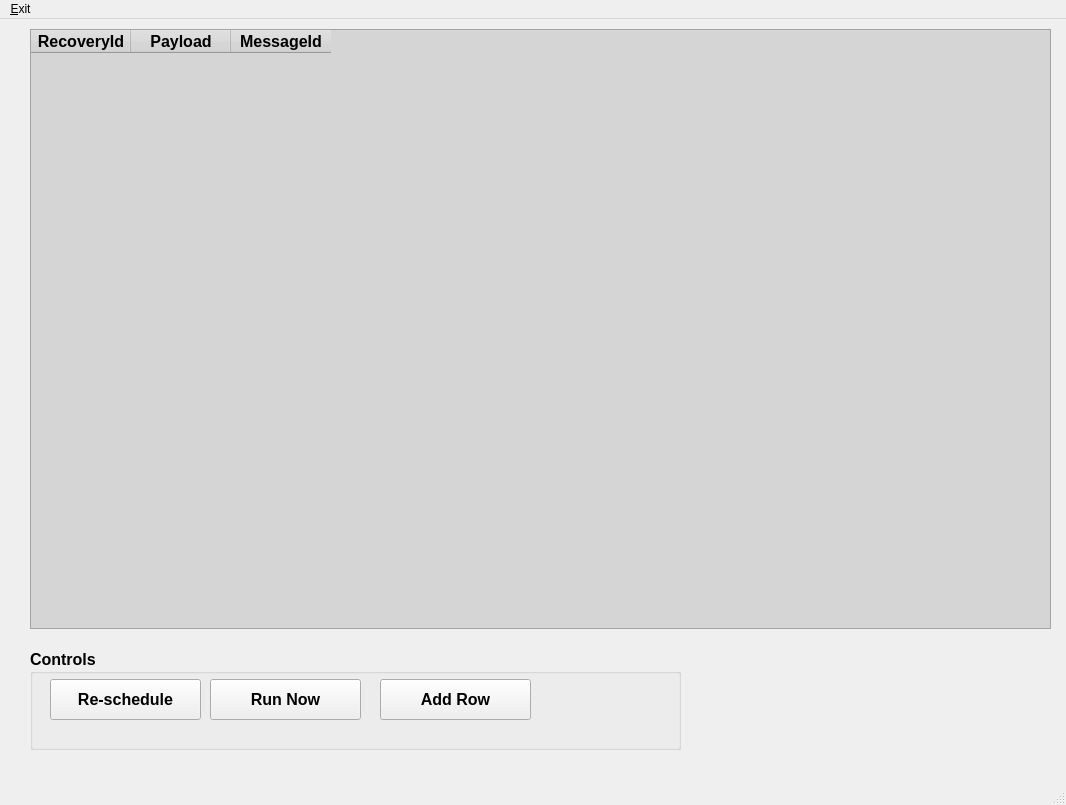
<?xml version="1.0" encoding="UTF-8"?>
<ui version="4.0">
 <class>MainWindow</class>
 <widget class="QMainWindow" name="MainWindow">
  <property name="geometry">
   <rect>
    <x>0</x>
    <y>0</y>
    <width>1066</width>
    <height>805</height>
   </rect>
  </property>
  <property name="windowTitle">
   <string>MainWindow</string>
  </property>
  <widget class="QWidget" name="centralwidget">
   <widget class="QTableWidget" name="tableWidget">
    <property name="geometry">
     <rect>
      <x>30</x>
      <y>10</y>
      <width>1021</width>
      <height>600</height>
     </rect>
    </property>
    <property name="font">
     <font>
      <bold>false</bold>
     </font>
    </property>
    <property name="autoFillBackground">
     <bool>true</bool>
    </property>
    <property name="styleSheet">
     <string notr="true">background-color: #d5d5d5</string>
    </property>
    <property name="lineWidth">
     <number>1</number>
    </property>
    <property name="selectionMode">
     <enum>QAbstractItemView::SingleSelection</enum>
    </property>
    <property name="selectionBehavior">
     <enum>QAbstractItemView::SelectRows</enum>
    </property>
    <property name="sortingEnabled">
     <bool>true</bool>
    </property>
    <column>
     <property name="text">
      <string>RecoveryId</string>
     </property>
     <property name="font">
      <font>
       <pointsize>12</pointsize>
       <bold>true</bold>
      </font>
     </property>
    </column>
    <column>
     <property name="text">
      <string>Payload</string>
     </property>
     <property name="font">
      <font>
       <pointsize>12</pointsize>
       <bold>true</bold>
      </font>
     </property>
    </column>
    <column>
     <property name="text">
      <string>MessageId</string>
     </property>
     <property name="font">
      <font>
       <pointsize>12</pointsize>
       <bold>true</bold>
      </font>
     </property>
    </column>
   </widget>
   <widget class="QGroupBox" name="groupBox">
    <property name="geometry">
     <rect>
      <x>30</x>
      <y>630</y>
      <width>651</width>
      <height>101</height>
     </rect>
    </property>
    <property name="font">
     <font>
      <pointsize>12</pointsize>
      <bold>true</bold>
     </font>
    </property>
    <property name="title">
     <string>Controls</string>
    </property>
    <widget class="QPushButton" name="pushButton">
     <property name="geometry">
      <rect>
       <x>20</x>
       <y>30</y>
       <width>151</width>
       <height>41</height>
      </rect>
     </property>
     <property name="text">
      <string>Re-schedule</string>
     </property>
    </widget>
    <widget class="QPushButton" name="pushButton_2">
     <property name="geometry">
      <rect>
       <x>180</x>
       <y>30</y>
       <width>151</width>
       <height>41</height>
      </rect>
     </property>
     <property name="text">
      <string>Run Now</string>
     </property>
    </widget>
    <widget class="QPushButton" name="pushButton_3">
     <property name="geometry">
      <rect>
       <x>350</x>
       <y>30</y>
       <width>151</width>
       <height>41</height>
      </rect>
     </property>
     <property name="text">
      <string>Add Row</string>
     </property>
    </widget>
   </widget>
  </widget>
  <widget class="QStatusBar" name="statusbar"/>
  <widget class="QMenuBar" name="menubar">
   <property name="geometry">
    <rect>
     <x>0</x>
     <y>0</y>
     <width>1066</width>
     <height>22</height>
    </rect>
   </property>
   <widget class="QMenu" name="menu_Exit">
    <property name="title">
     <string>&amp;Exit</string>
    </property>
    <addaction name="action_Close"/>
   </widget>
   <addaction name="menu_Exit"/>
  </widget>
  <action name="action_Close">
   <property name="text">
    <string>&amp;Close</string>
   </property>
  </action>
  <action name="action_Exit">
   <property name="text">
    <string>$Exit</string>
   </property>
  </action>
 </widget>
 <resources/>
 <connections/>
</ui>
